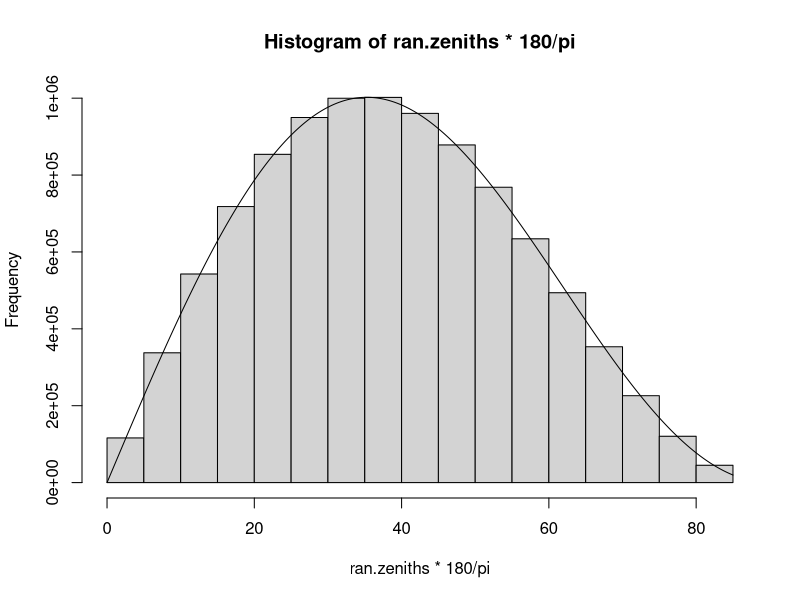
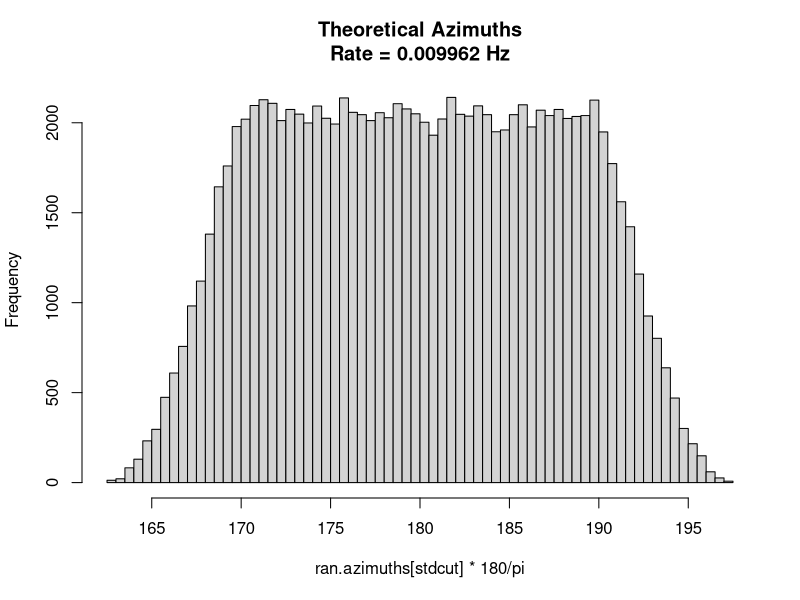
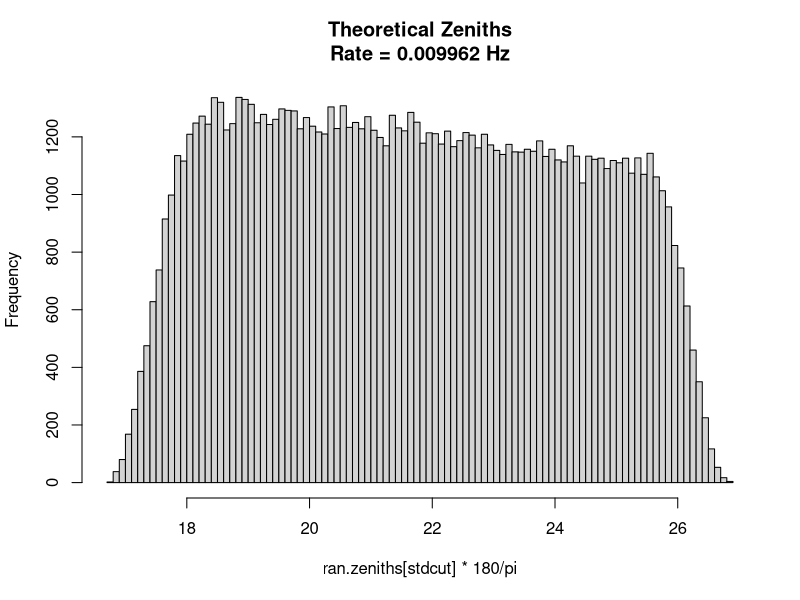

Source code (R) for these figures, in order:
# Simple MC
# Initialize R

setwd( "/Users/ifft/Desktop/Muography/PETsys Analysis" )

rm( list = ls() )

number.muons <- 10000000
spacing <- 3.3 / 2
L.detector <- ( spacing * 63 ) + 2 * spacing # maximum length over which a muon can touch a detector in cm
L.start <- sqrt( pi ) * 128 * 0.1 / 2 # in cm
L.x.start <- 240 # offset
exposure.time <- number.muons / 0.95
z1 <- 0
z2 <- 600 # in cm from x layer on top to x layer on bottom.  Estimate

zenith <- seq( from = 0, to = 85, by = 0.1 ) * pi / 180 # 90 degrees produces a warning
this.sum <- cumsum( cos( zenith )^2 * sin( zenith ) )
ran.sum <- runif( number.muons, min = 0, max = max( this.sum ) )
ran.zeniths <- approx( this.sum, zenith, ran.sum )$y
hist( ran.zeniths * 180 / pi )
h <- hist( ran.zeniths * 180 / pi, plot = FALSE )
lines( zenith * 180 / pi, cos( zenith )^2 * sin( zenith ) * max( h$counts )  / ( cos( 0.606 )^2 * sin( 0.606 ) ) )

ran.azimuths <- runif( number.muons, min = 0, max = 2 * pi )

ran.x <- runif( number.muons, min = -L.start / 2, max = L.start / 2 ) + L.x.start
ran.y <- runif( number.muons, min = -L.start / 2, max = L.start / 2 )
#plot( ran.x, ran.y )

x1 <- ran.x + z1 * tan( ran.zeniths ) * cos( ran.azimuths )
y1 <- ran.y + z1 * tan( ran.zeniths ) * sin( ran.azimuths )

x2 <- ran.x + z2 * tan( ran.zeniths ) * cos( ran.azimuths )
y2 <- ran.y + z2 * tan( ran.zeniths ) * sin( ran.azimuths )

stdcut <- x2 >= -L.detector / 2 & x2 <= L.detector / 2
stdcut <- stdcut & y2 >= -L.detector / 2 & y2 <= L.detector / 2
length( ran.zeniths[stdcut] )

exposure.time
mc.rate <- length( ran.zeniths[stdcut] ) / exposure.time
mc.rate
sqrt( length( ran.zeniths[stdcut] ) ) / exposure.time

main.label <- paste0( "Theoretical Azimuths\nRate = ", signif( mc.rate, 4 ), " Hz" )
hist( ran.azimuths[stdcut] * 180 / pi, nclass = 100, main = main.label )
main.label <- paste0( "Theoretical Zeniths\nRate = ", signif( mc.rate, 4 ), " Hz" )
hist( ran.zeniths[stdcut] * 180 / pi, nclass = 100, main = main.label )
h <- hist( ran.zeniths[stdcut] * 180 / pi, breaks = seq( from = 0, to = 90, by = 1 ), plot = FALSE )
write( t( cbind( h$mids, h$density ) ), file = "KoNova Zenith Response.csv", ncolumns = 2, sep = "," )
sum( h$density )

# hist( x2[stdcut] )
# hist( y2[stdcut] )
# 
# integral.rate <- 0.01099556 * L.detector^2 # for no gap
# integral.rate
# integral.rate <- 0.0003357554 # for 1000 cm gap
# integral.rate
# integral.rate <- ( 70 / 100^2 ) * ( L.detector^2 / (z2 - z1)^2 ) * L.detector^2
# integral.rate
# integral.rate <- 0.6974 # for 10 cm gap
# integral.rate
# 
# integral.rate / mc.rate
# 
# plot( x1[stdcut], y1[stdcut], pch = 20, cex = 0.1 )
# 
# plot( x2[stdcut], y2[stdcut], pch = 20, cex = 0.1 )
